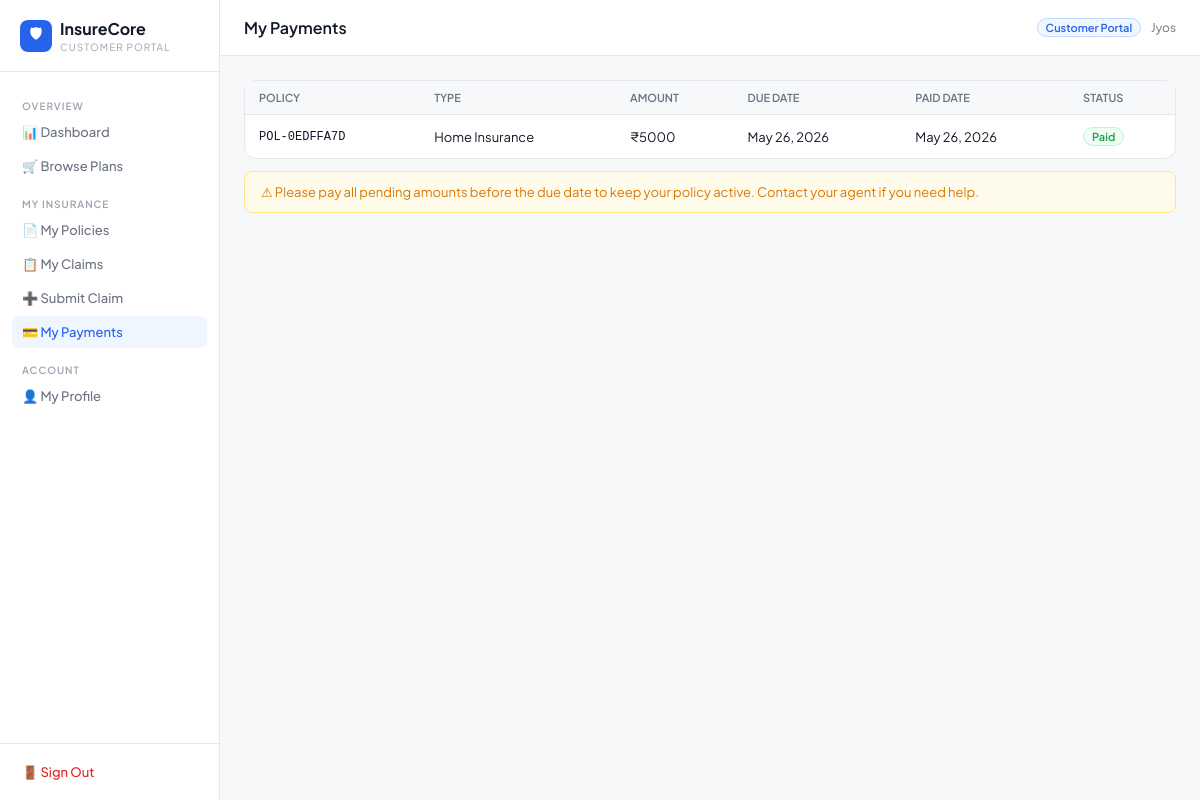
Screenshot of /portal/payments/ (signed in) with the database file from the repository.
### insurance/models.py (models this page shows, shortened)
class Payment(models.Model):
    STATUS_CHOICES = [
        ('pending', 'Pending'),
        ('paid', 'Paid'),
        ('overdue', 'Overdue'),
        ('waived', 'Waived'),
    ]
    policy = models.ForeignKey(Policy, on_delete=models.CASCADE, related_name='payments')
    amount = models.DecimalField(max_digits=10, decimal_places=2)
    due_date = models.DateField()
    paid_date = models.DateField(null=True, blank=True)
    status = models.CharField(max_length=20, choices=STATUS_CHOICES, default='pending')
    transaction_id = models.CharField(max_length=100, blank=True)
    created_at = models.DateTimeField(auto_now_add=True)
    class Meta:
        ordering = ['due_date']

class Policy(models.Model):
    POLICY_TYPES = [
        ('life', 'Life Insurance'),
        ('health', 'Health Insurance'),
        ('vehicle', 'Vehicle Insurance'),
        ('home', 'Home Insurance'),
        ('travel', 'Travel Insurance'),
    ]
    STATUS_CHOICES = [
        ('active', 'Active'),
        ('expired', 'Expired'),
        ('cancelled', 'Cancelled'),
        ('pending', 'Pending'),
    ]
    customer = models.ForeignKey(Customer, on_delete=models.CASCADE, related_name='policies')
    policy_number = models.CharField(max_length=50, unique=True)
    policy_type = models.CharField(max_length=20, choices=POLICY_TYPES)
    cover_amount = models.DecimalField(max_digits=12, decimal_places=2)
    premium_amount = models.DecimalField(max_digits=10, decimal_places=2)
    start_date = models.DateField()
    end_date = models.DateField()
    status = models.CharField(max_length=20, choices=STATUS_CHOICES, default='active')
    description = models.TextField(blank=True)
    created_at = models.DateTimeField(auto_now_add=True)
    class Meta:
        ordering = ['-created_at']
        verbose_name_plural = 'Policies'

### insurance/views.py (the view)
# urls.py: path('portal/payments/', views.customer_portal_payments, name='customer_portal_payments'),
@customer_required
def customer_portal_payments(request):
    customer = Customer.objects.get(user=request.user)
    payments = Payment.objects.filter(policy__customer=customer).order_by('due_date')
    today = date.today()
    return render(request, 'insurance/portal/payments.html', {
        'customer': customer, 'payments': payments, 'today': today
    })

### insurance/views.py (called while the page is built)
def customer_required(view_func):
    from functools import wraps
    @wraps(view_func)
    def wrapper(request, *args, **kwargs):
        if not request.user.is_authenticated:
            return redirect('customer_login')
        if request.user.is_staff:
            return redirect('dashboard')
        try:
            Customer.objects.get(user=request.user)
        except Customer.DoesNotExist:
            logout(request)
            return redirect('customer_login')
        return view_func(request, *args, **kwargs)
    return wrapper

### insurance/templates/insurance/portal/payments.html (shortened to what this page needs)
{% extends "insurance/portal/base.html" %}
{% block page_title %}My Payments{% endblock %}
{% block content %}
<div class="card">
  <div class="table-wrap" style="overflow-x:auto">
    <table class="data">
      <thead>
        <tr>
          <th>Policy</th>
          <th>Type</th>
          <th>Amount</th>
          <th>Due Date</th>
          <th>Paid Date</th>
          <th>Status</th>
        </tr>
      </thead>
      <tbody>
        {% for p in payments %}
        <tr>
          <td style="font-family:monospace;font-size:12px">{{ p.policy.policy_number }}</td>
          <td>{{ p.policy.get_policy_type_display }}</td>
          <td>₹{{ p.amount|floatformat:0 }}</td>
          <td style="{% if p.status == 'pending' and p.due_date <= today %}color:var(--red);font-weight:600{% elif p.status == 'pending' %}color:var(--amber);font-weight:600{% endif %}">
            {{ p.due_date }}
          </td>
          <td>{{ p.paid_date|default:"—" }}</td>
          <td><span class="badge badge-{{ p.status }}">{{ p.get_status_display }}</span></td>
        </tr>
        {% endfor %}
      </tbody>
    </table>
  </div>
</div>
{% if payments %}
<div style="margin-top:12px;padding:12px 16px;background:var(--amber-bg);border:1px solid var(--amber-border);border-radius:var(--radius);font-size:13px;color:var(--amber)">
  ⚠ Please pay all pending amounts before the due date to keep your policy active. Contact your agent if you need help.
</div>
{% endif %}
{% endblock %}

### insurance/templates/insurance/portal/base.html (shortened to what this page needs)
<!DOCTYPE html>
<html lang="en">
<head>
</head>
<body>
<div class="layout">
<aside class="sidebar">
  <div class="sidebar-brand">
    <div style="display:flex;align-items:center;gap:8px">
      <div style="width:32px;height:32px;background:var(--blue);border-radius:8px;display:flex;align-items:center;justify-content:center;color:white;font-size:15px;flex-shrink:0">🛡</div>
      <div>
        <div class="brand-name">InsureCore</div>
        <div class="brand-sub">Customer Portal</div>
      </div>
    </div>
  </div>
  <nav class="sidebar-nav">
    <div class="nav-label">Overview</div>
    <a href="{% url 'customer_portal_dashboard' %}" class="nav-link {% if request.resolver_match.url_name == 'customer_portal_dashboard' %}active{% endif %}">📊 Dashboard</a>
    <a href="{% url 'customer_browse_plans' %}" class="nav-link {% if 'plan' in request.resolver_match.url_name %}active{% endif %}">🛒 Browse Plans</a>
    <div class="nav-label">My Insurance</div>
    <a href="{% url 'customer_portal_policies' %}" class="nav-link {% if request.resolver_match.url_name == 'customer_portal_policies' %}active{% endif %}">📄 My Policies</a>
    <a href="{% url 'customer_portal_claims' %}" class="nav-link {% if request.resolver_match.url_name == 'customer_portal_claims' %}active{% endif %}">📋 My Claims</a>
    <a href="{% url 'customer_portal_claim_submit' %}" class="nav-link {% if request.resolver_match.url_name == 'customer_portal_claim_submit' %}active{% endif %}">➕ Submit Claim</a>
    <a href="{% url 'customer_portal_payments' %}" class="nav-link {% if request.resolver_match.url_name == 'customer_portal_payments' %}active{% endif %}">💳 My Payments</a>
    <div class="nav-label">Account</div>
    <a href="{% url 'customer_portal_profile' %}" class="nav-link {% if request.resolver_match.url_name == 'customer_portal_profile' %}active{% endif %}">👤 My Profile</a>
  </nav>
  <div class="sidebar-footer">
    <a href="{% url 'customer_logout' %}" class="logout-link">🚪 Sign Out</a>
  </div>
</aside>
<main class="main">
  <div class="topbar">
    <span class="page-title">{% block page_title %}Dashboard{% endblock %}</span>
    <div style="display:flex;align-items:center;gap:10px">
      <span class="portal-tag">Customer Portal</span>
      <span style="font-size:12px;color:var(--text-3)">{{ request.user.username }}</span>
    </div>
  </div>
  <div class="content">
    {% block content %}{% endblock %}
  </div>
</main>
</div>
</body>
</html>

### insurance/templates/insurance/portal/base.html (style rules this page uses)
*,*::before,*::after { box-sizing:border-box;margin:0;padding:0 }
:root { --blue:#2563eb;--blue-bg:#eff6ff;--blue-border:#bfdbfe; --green:#16a34a;--green-bg:#f0fdf4;--green-border:#bbf7d0; --amber:#d97706;--amber-bg:#fffbeb;--amber-border:#fde68a; --red:#dc2626;--red-bg:#fef2f2;--red-border:#fecaca; --border:#e5e7eb;--bg:#f7f8fa;--text:#111827;--text-2:#374151; --text-3:#6b7280;--text-4:#9ca3af;--white:#fff; --sans:'Plus Jakarta Sans',sans-serif;--radius:8px;--radius-lg:12px; }
body { font-family:var(--sans);background:var(--bg);color:var(--text);font-size:14px }
.layout { display:flex;min-height:100vh }
.sidebar { width:220px;background:var(--white);border-right:1px solid var(--border);display:flex;flex-direction:column;position:fixed;top:0;left:0;height:100vh }
.main { margin-left:220px;flex:1 }
.topbar { background:var(--white);border-bottom:1px solid var(--border);padding:0 24px;height:56px;display:flex;align-items:center;justify-content:space-between;position:sticky;top:0 }
.content { padding:24px }
.sidebar-brand { padding:18px 20px;border-bottom:1px solid var(--border) }
.brand-name { font-size:16px;font-weight:700 }
.brand-sub { font-size:10px;color:var(--text-4);margin-top:2px;text-transform:uppercase;letter-spacing:1px }
.sidebar-nav { padding:12px;flex:1 }
.nav-label { font-size:10px;font-weight:600;color:var(--text-4);letter-spacing:1px;text-transform:uppercase;padding:8px 10px 4px;margin-top:8px }
.nav-link { display:flex;align-items:center;gap:10px;padding:8px 10px;border-radius:var(--radius);color:var(--text-3);text-decoration:none;font-size:13px;font-weight:500;margin-bottom:2px;transition:all .15s }
.nav-link:hover,.nav-link.active { background:var(--blue-bg);color:var(--blue) }
.sidebar-footer { padding:12px;border-top:1px solid var(--border) }
.logout-link { display:flex;align-items:center;gap:10px;padding:8px 10px;border-radius:var(--radius);color:var(--red);text-decoration:none;font-size:13px;font-weight:500 }
.card { background:var(--white);border:1px solid var(--border);border-radius:var(--radius-lg) }
table.data { width:100%;border-collapse:collapse }
table.data th { font-size:11px;font-weight:600;color:var(--text-3);text-transform:uppercase;padding:10px 14px;border-bottom:1px solid var(--border);text-align:left;background:var(--bg) }
table.data td { padding:12px 14px;border-bottom:1px solid var(--border);font-size:13px }
table.data tr:last-child td { border-bottom:none }
.badge { display:inline-flex;padding:2px 8px;border-radius:20px;font-size:11px;font-weight:600;border:1px solid transparent }
.badge-paid { background:var(--green-bg);color:var(--green);border-color:var(--green-border) }
.page-title { font-size:16px;font-weight:600 }
.portal-tag { background:var(--blue-bg);color:var(--blue);border:1px solid var(--blue-border);padding:2px 8px;border-radius:20px;font-size:11px;font-weight:600 }

### rows the page displays
Payment: policy.policy_number "POL-0EDFFA7D", policy.policy_type "Home Insurance", amount "5000", due_date "May 26, 2026", paid_date "May 26, 2026", status "Paid"

### other values shown
{{ request.user.username }} "Jyos"
